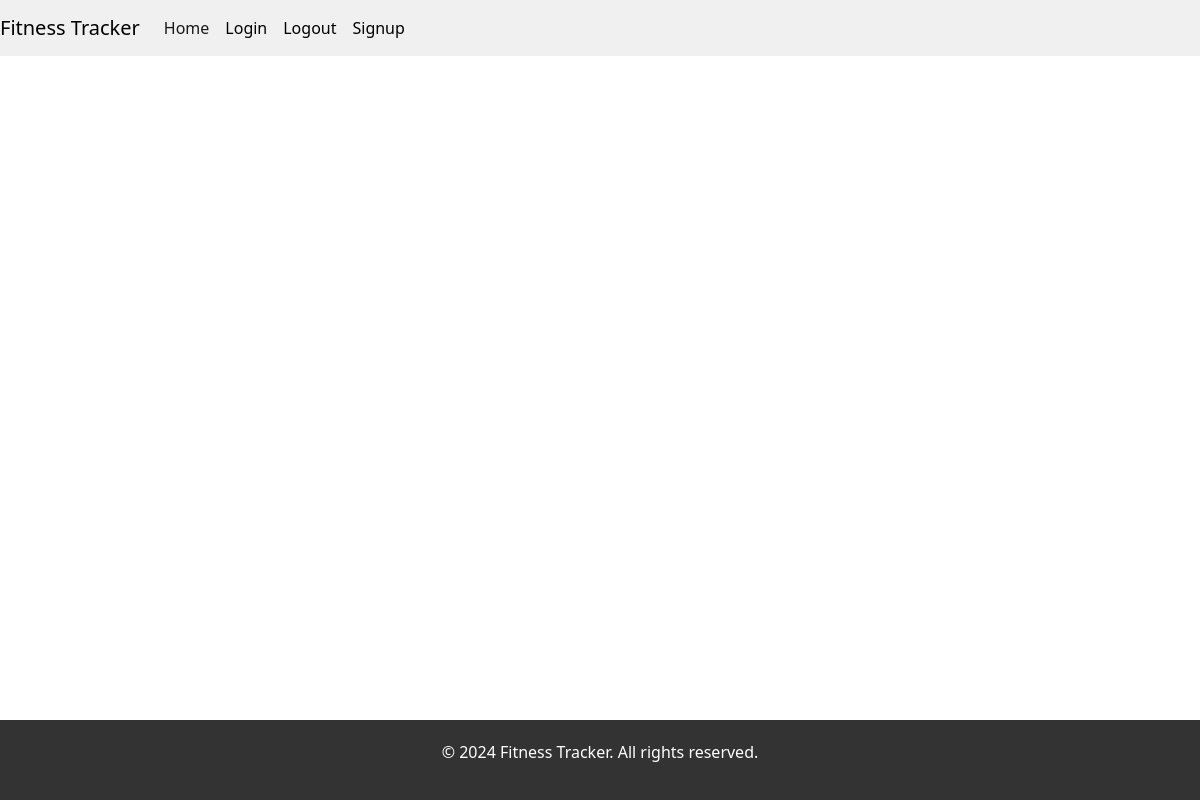
The app's page /view/, older data.
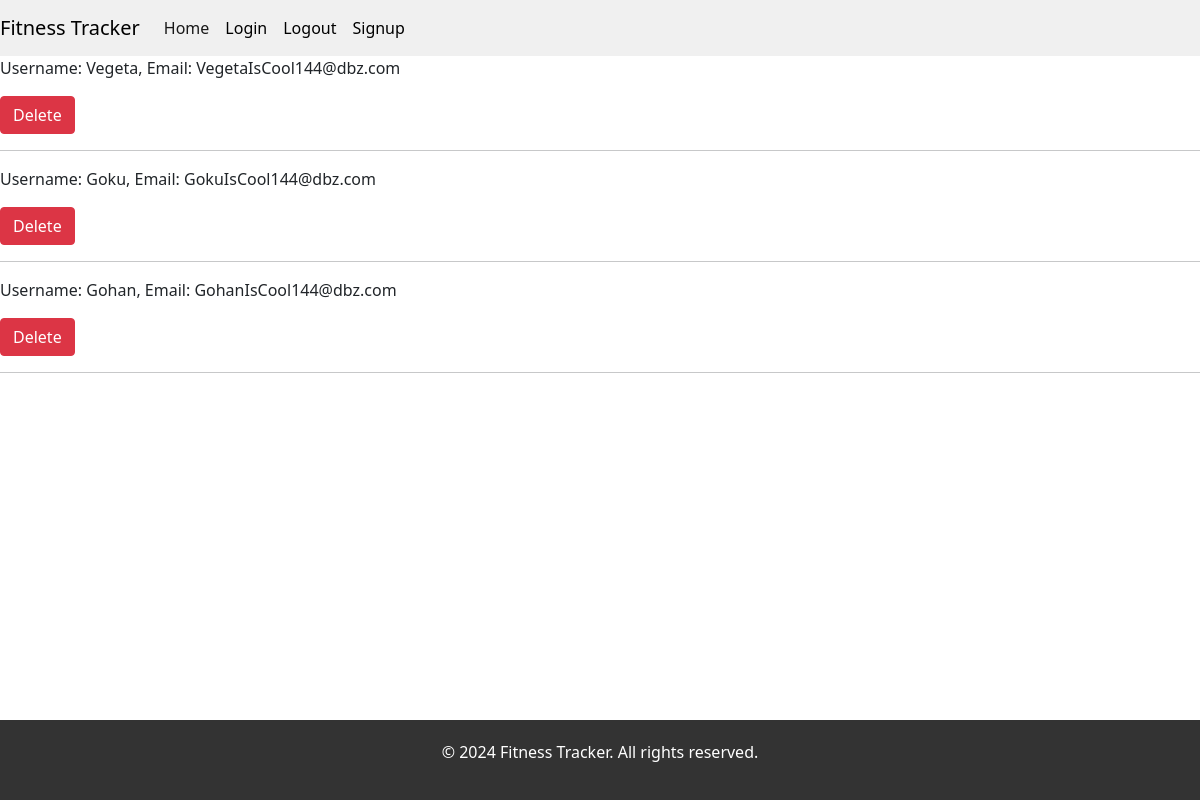
The same page, newer data.
### myApp/models.py (models this page shows, shortened)
class User(UserMixin, db.Model):
    __tablename__ = 'user'
    _id = db.Column(db.Integer, primary_key=True)           # Do I have to assign all these values to nullable equals false even though my html form doesnt allow them
    username = db.Column(db.String(100), nullable=False)    # -- to be null when submitted?
    email = db.Column(db.String(100), unique=True, nullable=False)
    password_hash = db.Column(db.String(128), nullable=False)
    exercises = db.relationship('Exercise', backref='user', lazy=True)

### myApp/blueprints/user/routes.py (the view)
@user_bp.route("/view/")
def view():
    users = User.query.all()
    return render_template("view.html", users=users)

### myApp/templates/view.html (shortened to what this page needs)
{% extends "base.html" %}
{% block content %}
    {% for user in users %}
        <p>Username: {{ user.username }}, Email: {{ user.email }}</p>
        <form action="{{ url_for('user_bp.delete_user', user_id=user._id) }}" method="post">
            <button type="submit" class="btn btn-danger">Delete</button>
        </form>
        <hr>
    {% endfor %}
{% endblock %}

### myApp/templates/base.html (shortened to what this page needs)
<!DOCTYPE html>
<html lang="en">
<head>
    <link href="https://cdn.jsdelivr.net/npm/bootstrap@5.1.3/dist/css/bootstrap.min.css" rel="stylesheet">
    <link rel="stylesheet" href="{{ url_for('static', filename='css/base.css') }}">
</head>
<body>
    <nav class="navbar navbar-expand-lg navbar-light bg-light">
        <div class="container-fluid">
          <a class="navbar-brand" href="#">Fitness Tracker</a>
          <div class="collapse navbar-collapse" id="navbarNav">
            <ul class="navbar-nav">
              <li class="nav-item">
                <a class="nav-link active" aria-current="page" href="/">Home</a>
              </li>
              <li class="nav-item">
                <a class="nav-link" href="/login">Login</a>
              </li>
              <li class="nav-item">
                <a class="nav-link" href="/logout">Logout</a>
              </li>
              <li class="nav-item">
                <a class="nav-link" href="/signup">Signup</a>
              </li>
            </ul>
          </div>
        </div>
    </nav>
    <div class="container-fluid">
        {% block content %}
        {% endblock %}
    </div>
    <footer>
        <p>&copy; 2024 Fitness Tracker. All rights reserved.</p>
    </footer>
</body>
</html>

### myApp/static/css/base.css (style rules this page uses)
html, body { margin: 0; padding: 0; }
.container-fluid { width: 100%; margin: 0; padding: 0; }
.navbar { background-color: #f0f0f0 !important; color: #ffffff; }
.navbar .navbar-brand { color: black; }
.navbar .navbar-nav .nav-link { color: black; }
footer { background-color: #333333; color: #ffffff; text-align: center; padding: 20px 0; position: fixed; bottom: 0; width: 100%; }

Row changes from the older to the newer data that the page shows:
added User: username "Vegeta", email "VegetaIsCool144@dbz.com"
added User: username "Goku", email "GokuIsCool144@dbz.com"
added User: username "Gohan", email "GohanIsCool144@dbz.com"
